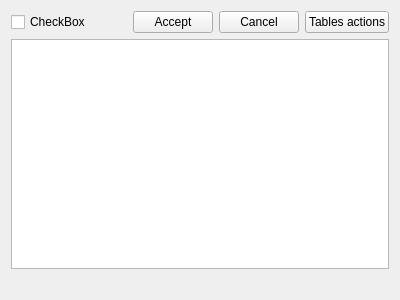
<?xml version="1.0" encoding="UTF-8"?>
<ui version="4.0">
 <class>TreeWidgetCoefficientTables</class>
 <widget class="QWidget" name="TreeWidgetCoefficientTables">
  <property name="geometry">
   <rect>
    <x>0</x>
    <y>0</y>
    <width>400</width>
    <height>300</height>
   </rect>
  </property>
  <property name="windowTitle">
   <string>Form</string>
  </property>
  <layout class="QVBoxLayout" name="verticalLayout">
   <item>
    <layout class="QHBoxLayout" name="horizontalLayout">
     <item>
      <widget class="QCheckBox" name="pickAllCheckBox">
       <property name="text">
        <string>CheckBox</string>
       </property>
      </widget>
     </item>
     <item>
      <spacer name="horizontalSpacer">
       <property name="orientation">
        <enum>Qt::Horizontal</enum>
       </property>
       <property name="sizeHint" stdset="0">
        <size>
         <width>40</width>
         <height>20</height>
        </size>
       </property>
      </spacer>
     </item>
     <item>
      <widget class="QPushButton" name="acceptActionBtn">
       <property name="text">
        <string>Accept</string>
       </property>
      </widget>
     </item>
     <item>
      <widget class="QPushButton" name="rejectActionBtn">
       <property name="text">
        <string>Cancel</string>
       </property>
      </widget>
     </item>
     <item>
      <widget class="QPushButton" name="menuButton">
       <property name="text">
        <string>Tables actions</string>
       </property>
      </widget>
     </item>
    </layout>
   </item>
   <item>
    <widget class="QTreeView" name="treeView"/>
   </item>
   <item>
    <widget class="QLabel" name="countLabel">
     <property name="text">
      <string/>
     </property>
    </widget>
   </item>
  </layout>
 </widget>
 <resources>
  <include location="../../resource.qrc"/>
 </resources>
 <connections/>
</ui>
